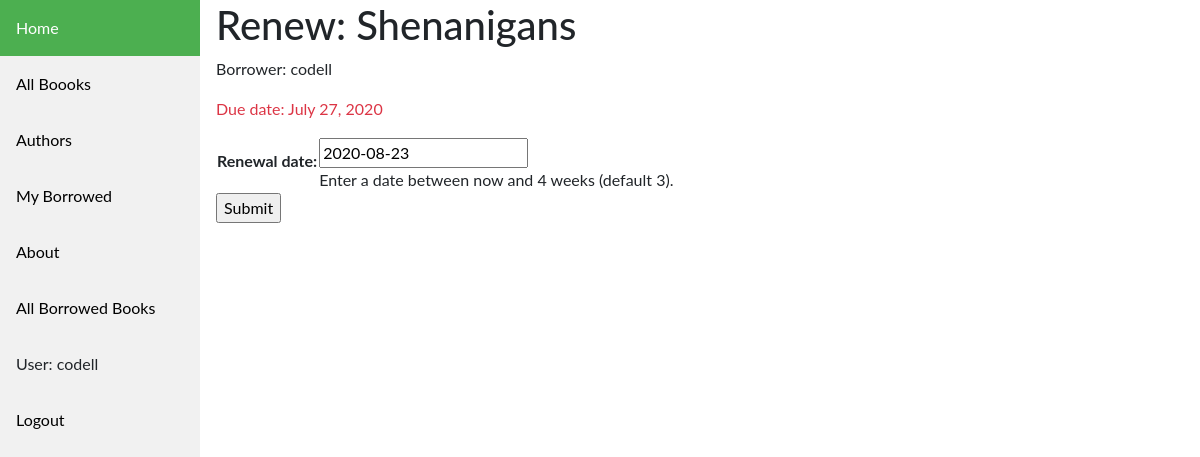
The app's page /catalog/book/7cc6fb68-e871-480f-84bf-7dd3f9c62e03/renew/ (signed in), older data.
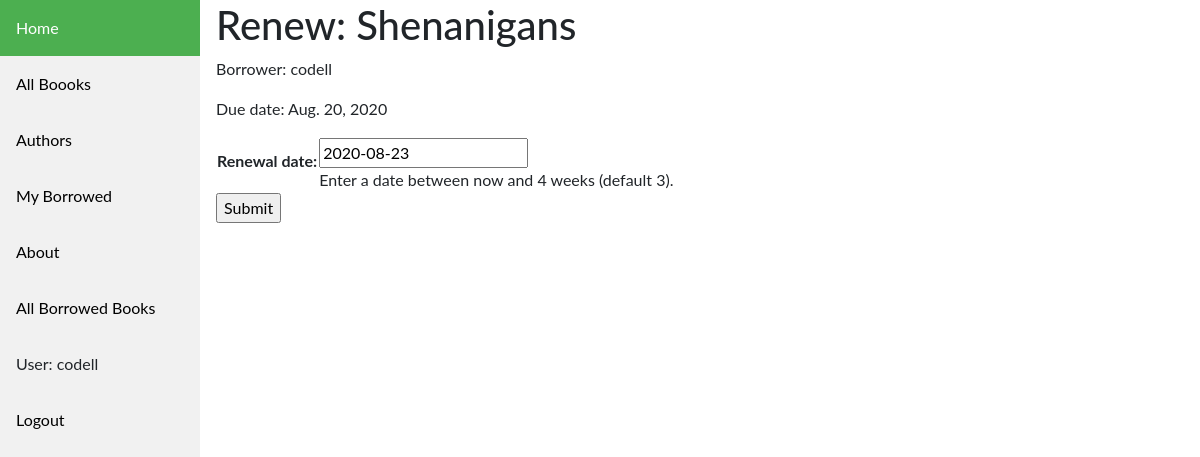
The same page, newer data.
### catalog/models.py (models this page shows, shortened)
class BookInstance(models.Model):
    id = models.UUIDField(primary_key=True, default=uuid.uuid4, help_text='Unique ID for this particular book across whole library')
    book = models.ForeignKey('Book', on_delete=models.SET_NULL, null=True)
    imprint = models.CharField(max_length=200)
    due_back = models.DateField(null=True, blank=True)
    borrower = models.ForeignKey(User, on_delete=models.SET_NULL, null=True, blank=True)
    LOAN_STATUS = (
        ('m', 'Maintenance'),
        ('o', 'On loan'),
        ('a', 'Available'),
        ('r', 'Reserved'),
    )
    status = models.CharField(
        max_length=1,
        choices=LOAN_STATUS,
        blank=True,
        default='m',
        help_text='Book availability',
    )
    class Meta:
        ordering = ['due_back']
        permissions = (("can_mark_returned", "Set book as returned"),)
    @property
    def is_overdue(self):
        if self.due_back and date.today() > self.due_back:
            return True
        return False

class Book(models.Model):
    title = models.CharField(max_length=200)
    author = models.ForeignKey('Author', on_delete=models.SET_NULL, null=True)
    summary = models.TextField(max_length=1000, help_text='Enter a brief description of the book')
    isbn = models.CharField('ISBN', max_length=13, help_text='13 Character <a href="https://www.isbn-international.org/content/what-isbn">ISBN number</a>')
    genre = models.ManyToManyField(Genre, help_text='Select a genre for this book')
    language = models.ForeignKey('Language', on_delete=models.SET_NULL, null=True)
    def display_genre(self):
        """Create a string for the Genre. This is required to display genre in Admin."""
        return ', '.join(genre.name for genre in self.genre.all()[:3])
    display_genre.short_description = 'Genre'

### catalog/views.py (the view)
# urls.py: path('book/<uuid:pk>/renew/', views.renew_book_librarian, name='renew-book-librarian'),
@permission_required('catalog.can_mark_returned')
def renew_book_librarian(request, pk):
    book_instance = get_object_or_404(BookInstance, pk=pk)
    if request.method == 'POST':
        form = RenewBookForm(request.POST)
        if form.is_valid():
            book_instance.due_back = form.cleaned_data['renewal_date']
            book_instance.save()
            return HttpResponseRedirect(reverse('all-borrowed') )
    else:
        proposed_renewal_date = datetime.date.today() + datetime.timedelta(weeks=3)
        form = RenewBookForm(initial={'renewal_date': proposed_renewal_date})
    context = {
        'form': form,
        'book_instance': book_instance,
    }
    return render(request, 'catalog/book_renew_librarian.html', context)

### catalog/forms.py (shortened to what this page needs)
class RenewBookForm(forms.Form):
    renewal_date = forms.DateField(help_text="Enter a date between now and 4 weeks (default 3).")

### catalog/templates/catalog/book_renew_librarian.html (shortened to what this page needs)
{% extends "catalog/base_generic.html" %}
{% block content %}
<h1>Renew: {{ book_instance.book.title }}</h1>
<p>Borrower: {{ book_instance.borrower }}</p>
<p{% if book_instance.is_overdue %} class="text-danger" {% endif %}>Due date: {{ book_instance.due_back }}</p>
    <form action="" method="post">
        <table>
            {{ form.as_table }}
        </table>
        <input type="submit" value="Submit">
    </form>
    {% endblock %}

Row changes from the older to the newer data that the page shows:
changed BookInstance "Shenanigans": due_back "July 27, 2020" → "Aug. 20, 2020"
